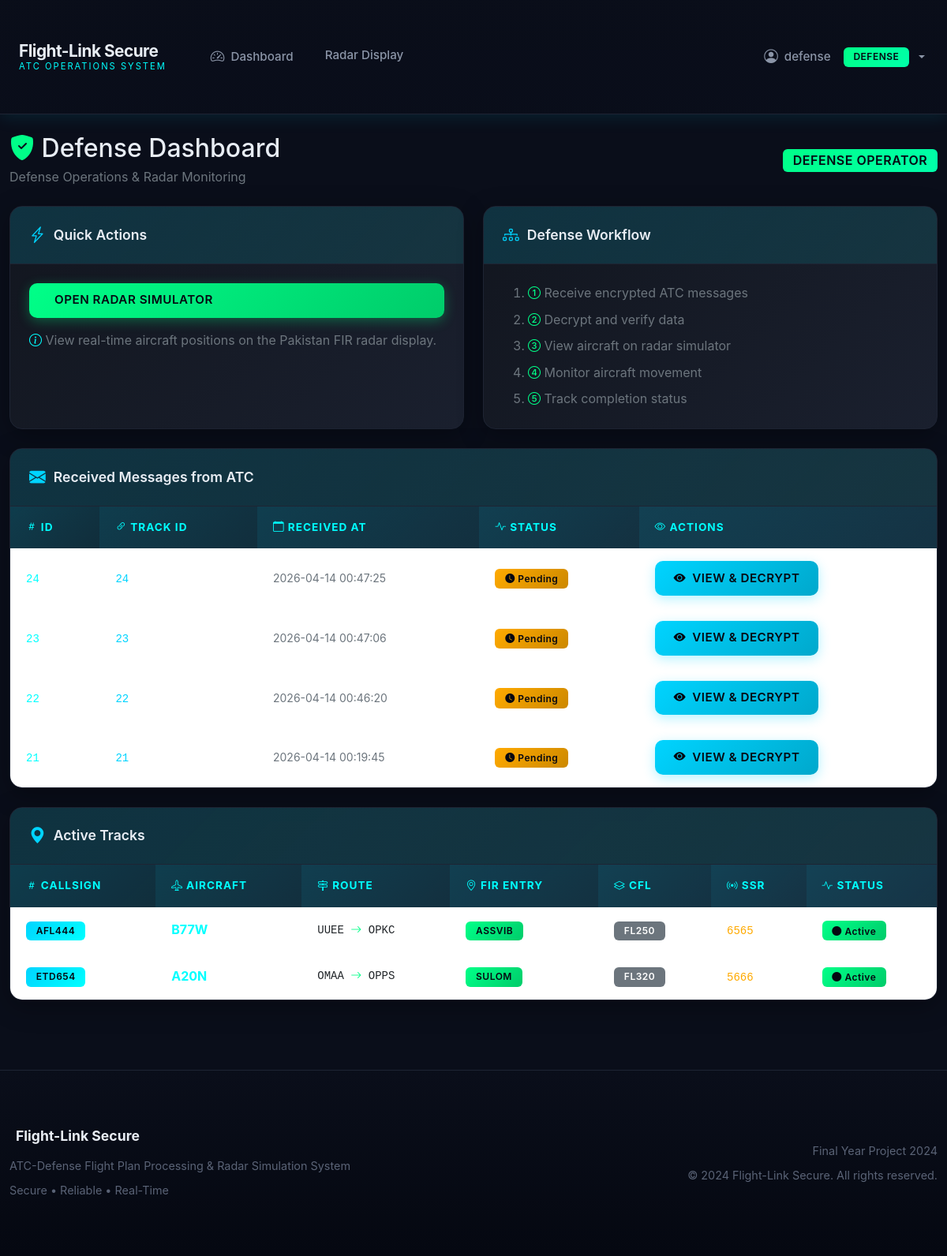
Before: /defense/dashboard (signed in) with the older database file.
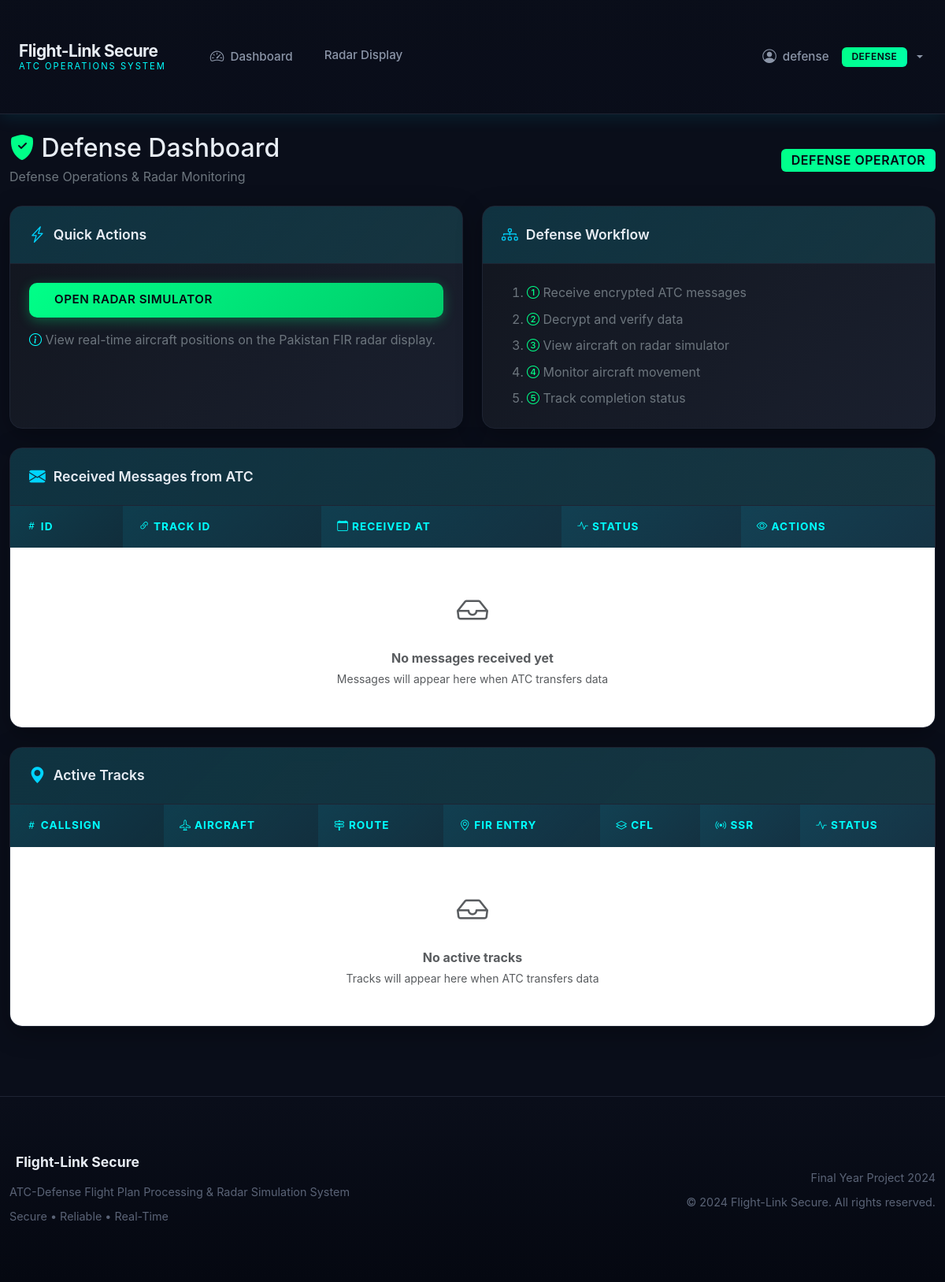
After: the same page with the newer database file.
### app/models/__init__.py (models this page shows, shortened)
class DefenseMessage(db.Model):
    __tablename__ = 'defense_messages'
    id = db.Column(db.Integer, primary_key=True)
    track_data_id = db.Column(db.Integer, db.ForeignKey('track_data.id', ondelete='CASCADE'), nullable=False)
    encrypted_data = db.Column(db.Text, nullable=False)
    received_at = db.Column(db.DateTime, default=datetime.utcnow)
    decrypted_at = db.Column(db.DateTime, nullable=True)
    processed = db.Column(db.Boolean, default=False)
    track_data = db.relationship('TrackData', backref=db.backref('defense_messages', cascade='all, delete-orphan'))

class TrackData(db.Model):
    __tablename__ = 'track_data'
    id = db.Column(db.Integer, primary_key=True)
    flight_plan_id = db.Column(db.Integer, db.ForeignKey('flight_plans.id'), nullable=False)
    callsign = db.Column(db.String(20), nullable=False, index=True)
    aircraft_type = db.Column(db.String(10), nullable=False)
    departure = db.Column(db.String(4), nullable=False)
    destination = db.Column(db.String(4), nullable=False)
    fir_entry = db.Column(db.String(10), nullable=False)
    speed = db.Column(db.String(10), nullable=False)
    route = db.Column(db.Text, nullable=True)
    eto_utc = db.Column(db.String(4), nullable=False)
    eto_pst = db.Column(db.String(4), nullable=False)
    cfl = db.Column(db.String(3), nullable=False)
    ssr = db.Column(db.String(4), nullable=False)
    status = db.Column(db.String(20), default='active')
    sent_to_defense = db.Column(db.Boolean, default=False)
    sent_at = db.Column(db.DateTime, nullable=True)
    created_by = db.Column(db.Integer, db.ForeignKey('users.id'), nullable=False)
    created_at = db.Column(db.DateTime, default=datetime.utcnow)
    completed_at = db.Column(db.DateTime, nullable=True)
    last_simulated_at = db.Column(db.DateTime, nullable=True)
    current_position = db.Column(db.Text, nullable=True)

### app/routes/defense.py (the view)
@bp.route('/defense/dashboard')
@login_required
@defense_required
def defense_dashboard():
    ctx = defense_service.get_defense_dashboard_context()
    return render_template(
        'defense/dashboard.html',
        messages=ctx['messages'],
        active_tracks=ctx['active_tracks'],
    )

### app/models/__init__.py (called while the page is built)
    @property
    def is_authenticated(self):
        return True

    def is_admin(self):
        return self.role == 'admin'

    def is_atc(self):
        return self.role == 'atc'

    def is_defense(self):
        return self.role == 'defense'

### app/services/defense_service.py (called while the page is built)
def get_defense_dashboard_context():
    messages = DefenseMessage.query.filter_by(processed=False).order_by(
        DefenseMessage.received_at.desc()
    ).all()
    active_tracks = TrackData.query.filter_by(
        sent_to_defense=True,
        status='active'
    ).all()
    return {'messages': messages, 'active_tracks': active_tracks}

### templates/defense/dashboard.html (shortened to what the changed rows need)
{% extends "base.html" %}
{% block content %}
<div class="container-fluid py-4">
    <div class="d-flex justify-content-between align-items-center mb-4">
        <div>
            <h2 class="mb-1"><i class="bi bi-shield-fill-check text-radar-green"></i> Defense Dashboard</h2>
        </div>
    </div>
    <div class="card mb-4">
        <div class="card-body p-0">
            <div class="table-responsive">
                <table class="table table-hover mb-0">
                    <thead>
                        <tr>
                            <th><i class="bi bi-hash"></i> ID</th>
                            <th><i class="bi bi-link-45deg"></i> Track ID</th>
                            <th><i class="bi bi-calendar"></i> Received At</th>
                            <th><i class="bi bi-activity"></i> Status</th>
                            <th><i class="bi bi-eye"></i> Actions</th>
                        </tr>
                    </thead>
                    <tbody>
                        {% for msg in messages %}
                        <tr>
                            <td><code class="text-radar-cyan">{{ msg.id }}</code></td>
                            <td><code class="text-radar-blue">{{ msg.track_data_id }}</code></td>
                            <td class="text-nowrap"><small class="text-secondary">{{ msg.received_at.strftime('%Y-%m-%d %H:%M:%S') }}</small></td>
                            <td>
                                {% if msg.processed %}
                                    <span class="badge badge-success"><i class="bi bi-check-circle-fill"></i> Processed</span>
                                {% else %}
                                    <span class="badge badge-warning"><i class="bi bi-clock-fill"></i> Pending</span>
                                {% endif %}
                            </td>
                            <td>
                                <a href="{{ url_for('defense.defense_message_detail', message_id=msg.id) }}" class="btn btn-sm btn-primary">
                                    <i class="bi bi-eye-fill"></i> View & Decrypt
                                </a>
                            </td>
                        </tr>
                        {% else %}
                        <tr>
                            <td colspan="5" class="text-center text-muted py-5">
                                <i class="bi bi-inbox fs-1 d-block mb-3"></i>
                                <strong>No messages received yet</strong><br>
                                <small>Messages will appear here when ATC transfers data</small>
                            </td>
                        </tr>
                        {% endfor %}
                    </tbody>
                </table>
            </div>
        </div>
    </div>
    <div class="card">
        <div class="card-body p-0">
            <div class="table-responsive">
                <table class="table table-hover mb-0">
                    <thead>
                        <tr>
                            <th><i class="bi bi-hash"></i> Callsign</th>
                            <th><i class="bi bi-airplane"></i> Aircraft</th>
                            <th><i class="bi bi-signpost-2"></i> Route</th>
                            <th><i class="bi bi-geo-alt"></i> FIR Entry</th>
                            <th><i class="bi bi-layers"></i> CFL</th>
                            <th><i class="bi bi-broadcast"></i> SSR</th>
                            <th><i class="bi bi-activity"></i> Status</th>
                        </tr>
                    </thead>
                    <tbody>
                        {% for track in active_tracks %}
                        <tr>
                            <td><span class="badge badge-primary">{{ track.callsign }}</span></td>
                            <td><strong class="text-radar-cyan">{{ track.aircraft_type }}</strong></td>
                            <td class="font-monospace small">{{ track.departure }} <i class="bi bi-arrow-right text-radar-green"></i> {{ track.destination }}</td>
                            <td><span class="badge badge-success">{{ track.fir_entry }}</span></td>
                            <td><span class="badge bg-secondary">FL{{ track.cfl }}</span></td>
                            <td><code class="text-radar-amber">{{ track.ssr }}</code></td>
                            <td>
                                {% if track.status == 'active' %}
                                    <span class="badge badge-success"><i class="bi bi-circle-fill"></i> Active</span>
                                {% else %}
                                    <span class="badge bg-secondary"><i class="bi bi-check-circle"></i> Completed</span>
                                {% endif %}
                            </td>
                        </tr>
                        {% else %}
                        <tr>
                            <td colspan="7" class="text-center text-muted py-5">
                                <i class="bi bi-inbox fs-1 d-block mb-3"></i>
                                <strong>No active tracks</strong><br>
                                <small>Tracks will appear here when ATC transfers data</small>
                            </td>
                        </tr>
                        {% endfor %}
                    </tbody>
                </table>
            </div>
        </div>
    </div>
</div>
{% endblock %}

Changed rows visible on the page:
no longer on this page (row edited): DefenseMessage: id "24", track_data_id "24", received_at "2026-04-14 00:47:25", processed False (drawn)
no longer on this page (row edited): DefenseMessage: id "23", track_data_id "23", received_at "2026-04-14 00:47:06", processed False (drawn)
no longer on this page (row edited): DefenseMessage: id "22", track_data_id "22", received_at "2026-04-14 00:46:20", processed False (drawn)
no longer on this page (row edited): DefenseMessage: id "21", track_data_id "21", received_at "2026-04-14 00:19:45", processed False (drawn)
no longer on this page (row edited): TrackData: callsign "AFL444", aircraft_type "B77W", departure "UUEE", destination "OPKC", fir_entry "ASSVIB", cfl "250", ssr "6565", status "active" (drawn)
no longer on this page (row edited): TrackData: callsign "ETD654", aircraft_type "A20N", departure "OMAA", destination "OPPS", fir_entry "SULOM", cfl "320", ssr "5666", status "active" (drawn)
Other visible differences:
text now shown: "No messages received yet Messages will appear here when ATC transfers data No active tracks Tracks will appear here when ATC transfers data"
